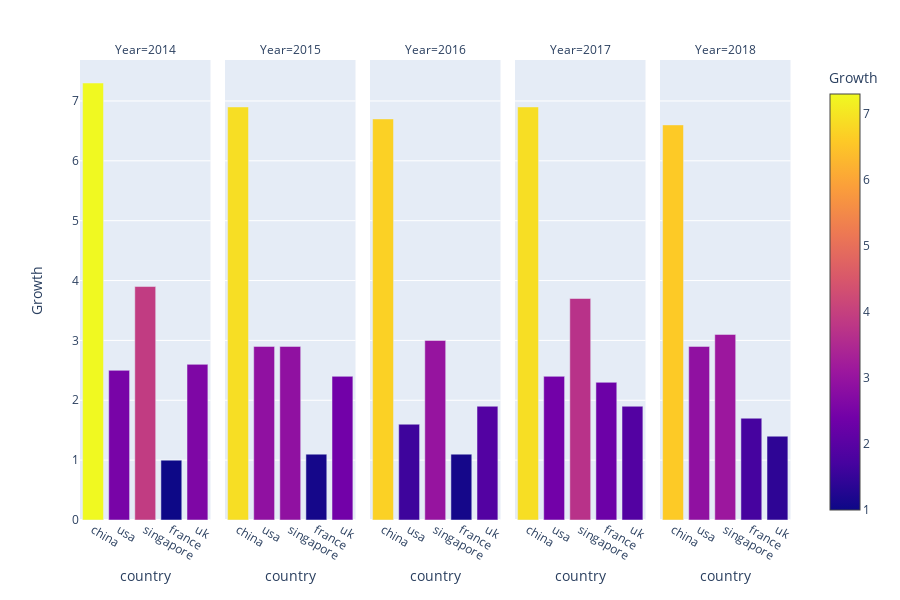

The notebook cell saved with this chart:
### Code cell
fig = px.bar(df, x='country', y='Growth',
            color='Growth', facet_col='Year')
fig.show()

### Figure 1 — Plotly figure (JSON) as saved in the notebook; plotly's stock layout.template omitted (floating-point values rounded to 4 significant figures)
{"data": [{"alignmentgroup": "True", "hoverlabel": {"namelength": 0}, "hovertemplate": "Year=2014<br>country=%{x}<br>Growth=%{marker.color}", "legendgroup": "", "marker": {"color": [7.3, 2.5, 3.9, 1, 2.6], "coloraxis": "coloraxis"}, "name": "", "offsetgroup": "", "orientation": "v", "showlegend": false, "textposition": "auto", "type": "bar", "x": ["china", "usa", "singapore", "france", "uk"], "xaxis": "x", "y": [7.3, 2.5, 3.9, 1, 2.6], "yaxis": "y"}, {"alignmentgroup": "True", "hoverlabel": {"namelength": 0}, "hovertemplate": "Year=2015<br>country=%{x}<br>Growth=%{marker.color}", "legendgroup": "", "marker": {"color": [6.9, 2.9, 2.9, 1.1, 2.4], "coloraxis": "coloraxis"}, "name": "", "offsetgroup": "", "orientation": "v", "showlegend": false, "textposition": "auto", "type": "bar", "x": ["china", "usa", "singapore", "france", "uk"], "xaxis": "x2", "y": [6.9, 2.9, 2.9, 1.1, 2.4], "yaxis": "y2"}, {"alignmentgroup": "True", "hoverlabel": {"namelength": 0}, "hovertemplate": "Year=2016<br>country=%{x}<br>Growth=%{marker.color}", "legendgroup": "", "marker": {"color": [6.7, 1.6, 3, 1.1, 1.9], "coloraxis": "coloraxis"}, "name": "", "offsetgroup": "", "orientation": "v", "showlegend": false, "textposition": "auto", "type": "bar", "x": ["china", "usa", "singapore", "france", "uk"], "xaxis": "x3", "y": [6.7, 1.6, 3, 1.1, 1.9], "yaxis": "y3"}, {"alignmentgroup": "True", "hoverlabel": {"namelength": 0}, "hovertemplate": "Year=2017<br>country=%{x}<br>Growth=%{marker.color}", "legendgroup": "", "marker": {"color": [6.9, 2.4, 3.7, 2.3, 1.9], "coloraxis": "coloraxis"}, "name": "", "offsetgroup": "", "orientation": "v", "showlegend": false, "textposition": "auto", "type": "bar", "x": ["china", "usa", "singapore", "france", "uk"], "xaxis": "x4", "y": [6.9, 2.4, 3.7, 2.3, 1.9], "yaxis": "y4"}, {"alignmentgroup": "True", "hoverlabel": {"namelength": 0}, "hovertemplate": "Year=2018<br>country=%{x}<br>Growth=%{marker.color}", "legendgroup": "", "marker": {"color": [6.6, 2.9, 3.1, 1.7, 1.4], "coloraxis": "coloraxis"}, "name": "", "offsetgroup": "", "orientation": "v", "showlegend": false, "textposition": "auto", "type": "bar", "x": ["china", "usa", "singapore", "france", "uk"], "xaxis": "x5", "y": [6.6, 2.9, 3.1, 1.7, 1.4], "yaxis": "y5"}], "layout": {"annotations": [{"font": {}, "showarrow": false, "text": "Year=2014", "x": 0.09, "xanchor": "center", "xref": "paper", "y": 1, "yanchor": "bottom", "yref": "paper"}, {"font": {}, "showarrow": false, "text": "Year=2015", "x": 0.29, "xanchor": "center", "xref": "paper", "y": 1, "yanchor": "bottom", "yref": "paper"}, {"font": {}, "showarrow": false, "text": "Year=2016", "x": 0.49, "xanchor": "center", "xref": "paper", "y": 1, "yanchor": "bottom", "yref": "paper"}, {"font": {}, "showarrow": false, "text": "Year=2017", "x": 0.69, "xanchor": "center", "xref": "paper", "y": 1, "yanchor": "bottom", "yref": "paper"}, {"font": {}, "showarrow": false, "text": "Year=2018", "x": 0.89, "xanchor": "center", "xref": "paper", "y": 1, "yanchor": "bottom", "yref": "paper"}], "barmode": "relative", "coloraxis": {"colorbar": {"title": {"text": "Growth"}}, "colorscale": [[0, "#0d0887"], [0.1111, "#46039f"], [0.2222, "#7201a8"], [0.3333, "#9c179e"], [0.4444, "#bd3786"], [0.5556, "#d8576b"], [0.6667, "#ed7953"], [0.7778, "#fb9f3a"], [0.8889, "#fdca26"], [1, "#f0f921"]]}, "height": 600, "legend": {"tracegroupgap": 0}, "margin": {"t": 60}, "xaxis": {"anchor": "y", "domain": [0, 0.18], "title": {"text": "country"}}, "xaxis2": {"anchor": "y2", "domain": [0.2, 0.38], "matches": "x", "title": {"text": "country"}}, "xaxis3": {"anchor": "y3", "domain": [0.4, 0.58], "matches": "x", "title": {"text": "country"}}, "xaxis4": {"anchor": "y4", "domain": [0.6, 0.78], "matches": "x", "title": {"text": "country"}}, "xaxis5": {"anchor": "y5", "domain": [0.8, 0.98], "matches": "x", "title": {"text": "country"}}, "yaxis": {"anchor": "x", "domain": [0, 1], "title": {"text": "Growth"}}, "yaxis2": {"anchor": "x2", "domain": [0, 1], "matches": "y", "showticklabels": false}, "yaxis3": {"anchor": "x3", "domain": [0, 1], "matches": "y", "showticklabels": false}, "yaxis4": {"anchor": "x4", "domain": [0, 1], "matches": "y", "showticklabels": false}, "yaxis5": {"anchor": "x5", "domain": [0, 1], "matches": "y", "showticklabels": false}}}
